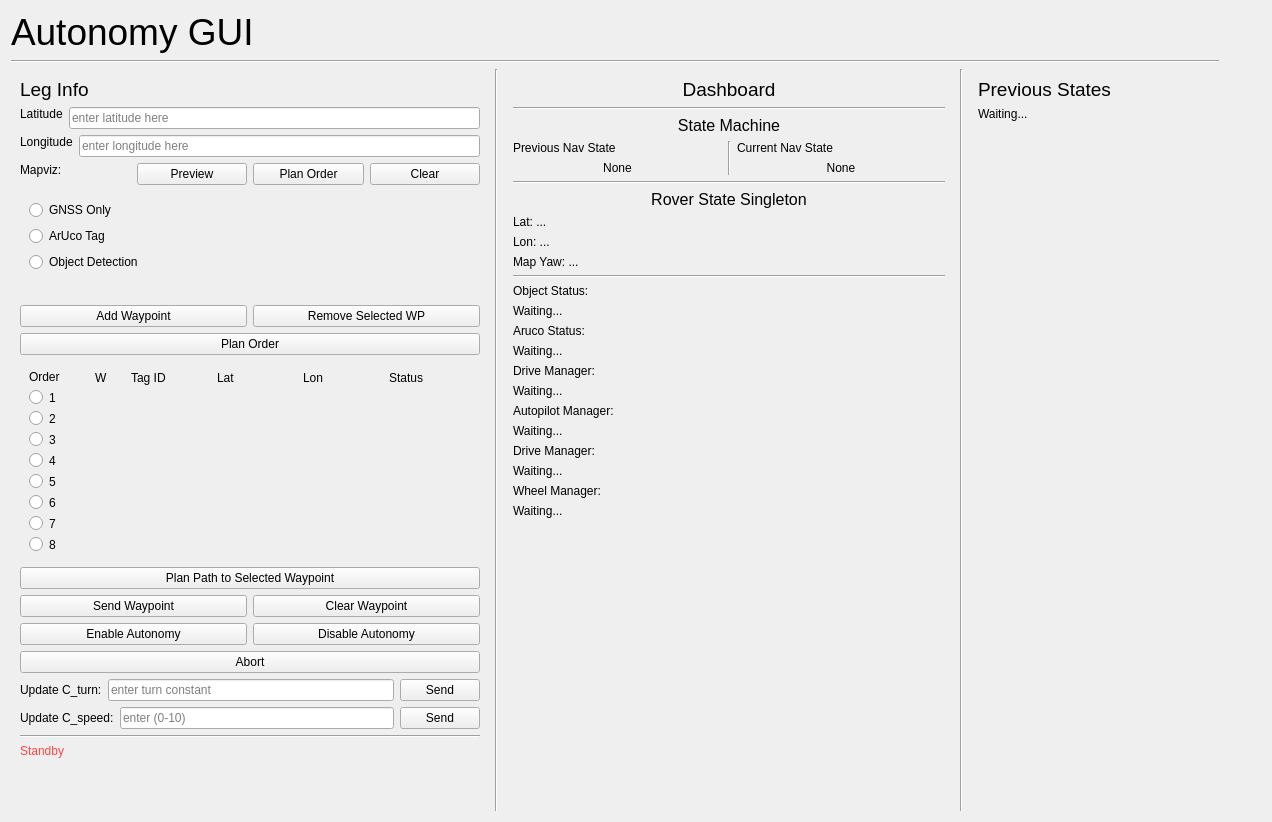
<?xml version="1.0" encoding="UTF-8"?>
<ui version="4.0">
 <class>Autonomy_GUI</class>
 <!-- Main Widget -->
 <widget class="QWidget" name="Autonomy_GUI">
  <!-- Widget Properties -->
  <property name="geometry">
   <rect>
    <x>0</x>
    <y>0</y>
    <width>1200</width>
    <height>800</height>
   </rect>
  </property>
  <property name="minimumSize">
   <size>
    <width>0</width>
    <height>0</height>
   </size>
  </property>
  <property name="windowTitle">
   <string>Autonomy Controls</string>
  </property>
  <!-- Main Widget Layout -->
  <layout class="QHBoxLayout" name="horizontalLayout_17">
   <item>
    <!-- Everything Widget -->
    <widget class="QWidget" name="everything" native="true">
     <!-- Everything Widget Properties -->
     <property name="minimumSize">
      <size>
       <width>1250</width>
       <height>800</height>
      </size>
     </property>
     <property name="maximumSize">
      <size>
       <width>1250</width>
       <height>800</height>
      </size>
     </property>
     <!-- Layout Widget -->
     <widget class="QWidget" name="layoutWidget">
      <!-- Layout Widget Layout -->
      <layout class="QVBoxLayout" name="verticalLayout_17">
       <property name="alignment">
        <set>Qt::AlignTop</set>
       </property>
       <!-- Gui Title (first item in column)-->
       <item>
        <widget class="QLabel" name="guiTitle">
         <property name="text">
          <string>&lt;html&gt;&lt;head/&gt;&lt;body&gt;&lt;p&gt;&lt;span style=&quot; font-size:28pt;&quot;&gt;Autonomy GUI&lt;/span&gt;&lt;/p&gt;&lt;/body&gt;&lt;/html&gt;</string>
         </property>
         <property name="scaledContents">
          <bool>false</bool>
         </property>
        </widget>
       </item>
       <!-- Horizontal Dividing Line (second item in column) -->
       <item>
        <widget class="Line" name="line_2">
         <property name="orientation">
          <enum>Qt::Horizontal</enum>
         </property>
        </widget>
       </item>
       <!-- All Gui Functions are included below -->
       <item>
        <!-- Main Row (with 2 columns) -->
        <layout class="QHBoxLayout" name="horizontalLayout_16">
         <property name="alignment">
          <set>Qt::AlignTop</set>
         </property>
         <!-- Column 1 Item -->
         <item alignment="Qt::AlignTop">
          <widget class="QWidget" name="column1_container">
           <property name="minimumWidth">
            <number>450</number>
           </property>
           <layout class="QVBoxLayout" name="verticalLayout_12">
            <property name="alignment">
             <set>Qt::AlignTop</set>
            </property>
            <!-- Left Column Label Item -->
            <item>
             <!-- Left Column Label Widget (Leg Info) -->
             <widget class="QLabel" name="LegInfoLabel">
              <property name="text">
               <string>&lt;html&gt;&lt;head/&gt;&lt;body&gt;&lt;p&gt;&lt;span style=&quot; font-size:14pt;&quot;&gt;Leg Info&lt;/span&gt;&lt;/p&gt;&lt;/body&gt;&lt;/html&gt;</string>
              </property>
              <property name="scaledContents">
               <bool>false</bool>
              </property>
             </widget>
            </item>
            <!-- latitude entry item -->
            <item>
             <layout class="QHBoxLayout" name="horizontalLayout_3">
              <property name="alignment">
               <set>Qt::AlignTop</set>
              </property>
              <!-- latitude label "lat" -->
              <item>
               <widget class="QLabel" name="LatitudeLabel">
                <property name="alignment">
                 <set>Qt::AlignTop</set>
                </property>
                <property name="text">
                 <string>Latitude</string>
                </property>
               </widget>
              </item>
              <!-- latitude text input area item -->
              <item>
               <widget class="QLineEdit" name="LatitudeInput">
                <property name="placeholderText">
                 <string>enter latitude here</string>
                </property>
               </widget>
              </item>
             </layout>
            </item>
            <!-- longitude entry item -->
            <item>
             <layout class="QHBoxLayout" name="horizontalLayout_3">
              <property name="alignment">
               <set>Qt::AlignTop</set>
              </property>
              <!-- longitude label "lat" -->
              <item>
               <widget class="QLabel" name="label_7">
                <property name="alignment">
                 <set>Qt::AlignTop</set>
                </property>
                <property name="text">
                 <string>Longitude</string>
                </property>
               </widget>
              </item>
              <!-- longitude text input area item -->
              <item>
               <widget class="QLineEdit" name="LongitudeInput">
                <property name="placeholderText">
                 <string>enter longitude here</string>
                </property>
               </widget>
              </item>
             </layout>
            </item>
            <!-- Horizontal Box for the Preview, Optimize Path and clear mapviz buttons -->
            <item>
             <layout class="QHBoxLayout" name="horizontalLayout_3">
              <property name="alignment">
               <set>Qt::AlignTop</set>
              </property>
              <!-- Mapviz Label -->
              <item>
               <widget class="QLabel" name="MapvizLabel">
                <property name="alignment">
                 <set>Qt::AlignTop</set>
                </property>
                <property name="text">
                 <string>Mapviz: </string>
                </property>
               </widget>
              </item>
              <!-- Preview Button -->
              <item>
               <widget class="QPushButton" name="PreviewMapvizButton">
                <property name="text">
                 <string>Preview</string>
                </property>
               </widget>
              </item>
              <!-- Plan Order Button -->
              <item>
               <widget class="QPushButton" name="PlanOrderMapvizButton">
                <property name="text">
                 <string>Plan Order</string>
                </property>
               </widget>
              </item>
              <!-- Clear Mapviz Button -->
              <item>
               <widget class="QPushButton" name="ClearMapvizButton">
                <property name="text">
                 <string>Clear</string>
                </property>
               </widget>
              </item>
             </layout>
            </item>
            <!-- Horizontal box for the leg type entry -->
            <item>
             <widget class="QWidget" name="LegEntryWidget">
              <property name="minimumHeight">
               <number>50</number>
              </property>
              <property name="maximumHeight">
               <number>100</number>
              </property>
              <layout class="QHBoxLayout" name="horizontalLayout_3">
               <property name="alignment">
                <set>Qt::AlignTop</set>
               </property>
               <!-- leg type selection item  -->
               <item>
                <layout class="QVBoxLayout" name="LegTypeSelectionLayout">
                 <property name="alignment">
                  <set>Qt::AlignTop</set>
                 </property>
                 <!-- GNSS Only Radio Button Item -->
                 <item>
                  <widget class="QRadioButton" name="GNSSRadioButton">
                   <property name="text">
                    <string>GNSS Only</string>
                   </property>
                  </widget>
                 </item>
                 <!-- ArUco Radio Button Item -->
                 <item>
                  <widget class="QRadioButton" name="ArUcoRadioButton">
                   <property name="text">
                    <string>ArUco Tag</string>
                   </property>
                  </widget>
                 </item>
                 <!-- Object Radio Button Item -->
                 <item>
                  <widget class="QRadioButton" name="ObjectRadioButton">
                   <property name="text">
                    <string>Object Detection</string>
                   </property>
                  </widget>
                 </item>
                </layout>
               </item>
               <!-- leg sub-selection options item  -->
               <item>
                <widget class="QStackedWidget" name="legsubselectionStackedWidget">
                 <!-- GNSS Subselection Options -->
                 <widget class="QWidget" name="GNSSPage">
                  <layout class="QVBoxLayout" name="verticalLayout_GNSSPage">
                   <property name="alignment">
                    <set>Qt::AlignTop</set>
                   </property>
                   <item>
                    <widget class="QLabel" name="labelGNSSPage">
                     <property name="alignment">
                      <set>Qt::AlignTop</set>
                     </property>
                     <property name="text">
                      <!-- Nothing needed for GNSS -->
                      <string></string>
                     </property>
                    </widget>
                   </item>
                  </layout>
                 </widget>
                 <!-- ArUco Tag Subselection Options (Tag IDs) -->
                 <widget class="QWidget" name="ArUcoPage">
                  <layout class="QVBoxLayout" name="ArucoSubselectionLayout">
                   <property name="alignment">
                    <set>Qt::AlignTop</set>
                   </property>
                   <!-- Tag 1 Radio Button Item -->
                   <item>
                    <widget class="QRadioButton" name="Tag1RadioButton">
                     <property name="text">
                      <string>Tag ID 1</string>
                     </property>
                    </widget>
                   </item>
                   <!-- Tag 2 Radio Button Item -->
                   <item>
                    <widget class="QRadioButton" name="Tag2RadioButton">
                     <property name="text">
                      <string>Tag ID 2</string>
                     </property>
                    </widget>
                   </item>
                   <!-- Tag 3 Radio Button Item -->
                   <item>
                    <widget class="QRadioButton" name="Tag3RadioButton">
                     <property name="text">
                      <string>Tag ID 3</string>
                     </property>
                    </widget>
                   </item>
                  </layout>
                 </widget>
                 <!-- Object Detection Subselection Options -->
                 <widget class="QWidget" name="ObjectPage">
                  <layout class="QVBoxLayout" name="ObjectSubselectionLayout">
                   <property name="alignment">
                    <set>Qt::AlignTop</set>
                   </property>
                   <!-- Bottle Radio Button Item -->
                   <item>
                    <widget class="QRadioButton" name="BottleRadioButton">
                     <property name="text">
                      <string>Bottle</string>
                     </property>
                    </widget>
                   </item>
                   <!-- Mallet Radio Button Item -->
                   <item>
                    <widget class="QRadioButton" name="MalletRadioButton">
                     <property name="text">
                      <string>Mallet</string>
                     </property>
                    </widget>
                   </item>
                  </layout>
                 </widget>
                </widget>
               </item>
              </layout>
             </widget>
            </item>
            <!-- Add Waypoint Button -->
            <item>
             <layout class="QHBoxLayout" name="horizontalLayout_10">
              <property name="alignment">
               <set>Qt::AlignTop</set>
              </property>
              <!-- Add Waypoint Button -->
              <item>
               <widget class="QPushButton" name="AddWaypointButton">
                <property name="text">
                 <string>Add Waypoint</string>
                </property>
               </widget>
              </item>
              <!-- Remove Waypoint Button -->
              <item>
               <widget class="QPushButton" name="RemoveSelectedWaypointButton">
                <property name="text">
                 <string>Remove Selected WP</string>
                </property>
               </widget>
              </item>
             </layout>
            </item>
            <!-- Plan Order Button -->
            <item>
             <widget class="QPushButton" name="PlanOrderButton">
              <property name="text">
               <string>Plan Order</string>
              </property>
             </widget>
            </item>
            <!-- Waypoint List Interface -->
            <item>
             <!-- Waypoint List Horizontal Box -->
             <layout class="QHBoxLayout" name="WaypointListLayout">
              <property name="alignment">
               <set>Qt::AlignCenter</set>
              </property>
              <!-- Waypoint List -->
              <!-- Column 1 Order and Radio Buttons -->
              <item>
               <widget class="QWidget" name="WaypointListRadioButtons">
                <property name="minimumSize">
                 <size>
                    <width>60</width>
                    <height>200</height>
                 </size>
                </property>
                <property name="maximumSize">
                 <size>
                    <width>60</width>
                    <height>200</height>
                 </size>
                </property>
                <layout class="QVBoxLayout" name="WaypointListRadioButtonsLayout">
                 <item>
                  <widget class="QLabel" name="OrderLabel">
                   <property name="text">
                    <string>Order</string>
                   </property>
                  </widget>
                 </item>
                 <item>
                  <widget class="QRadioButton" name="WP1RadioButton">
                   <property name="text"><string>1</string></property>
                  </widget>
                 </item>
                 <item>
                  <widget class="QRadioButton" name="WP2RadioButton">
                   <property name="text"><string>2</string></property>
                  </widget>
                 </item>
                 <item>
                  <widget class="QRadioButton" name="WP3RadioButton">
                   <property name="text"><string>3</string></property>
                  </widget>
                 </item>
                 <item>
                  <widget class="QRadioButton" name="WP4RadioButton">
                   <property name="text"><string>4</string></property>
                  </widget>
                 </item>
                 <item>
                  <widget class="QRadioButton" name="WP5RadioButton">
                   <property name="text"><string>5</string></property>
                  </widget>
                 </item>
                 <item>
                  <widget class="QRadioButton" name="WP6RadioButton">
                   <property name="text"><string>6</string></property>
                  </widget>
                 </item><item>
                  <widget class="QRadioButton" name="WP7RadioButton">
                   <property name="text"><string>7</string></property>
                  </widget>
                 </item>
                 <item>
                  <widget class="QRadioButton" name="WP8RadioButton">
                   <property name="text"><string>8</string></property>
                  </widget>
                 </item>
                </layout>
               </widget>
              </item>
              <!-- Column 2 Waypoint -->
              <item>
               <widget class="QWidget" name="WaypointListWaypoint">
                <property name="minimumSize">
                 <size>
                    <width>30</width>
                    <height>200</height>
                 </size>
                </property>
                <property name="maximumSize">
                 <size>
                    <width>30</width>
                    <height>200</height>
                 </size>
                </property>
                <layout class="QVBoxLayout" name="WaypointListWaypointLayout">
                 <item>
                  <widget class="QLabel" name="WPLabel">
                   <property name="text">
                    <string>WP</string>
                   </property>
                  </widget>
                 </item>
                 <item>
                  <widget class="QLabel" name="WP1Label">
                   <property name="text"><string> </string></property>
                  </widget>
                 </item>
                 <item>
                  <widget class="QLabel" name="WP2Label">
                   <property name="text"><string> </string></property>
                  </widget>
                 </item>
                 <item>
                  <widget class="QLabel" name="WP3Label">
                   <property name="text"><string> </string></property>
                  </widget>
                 </item>
                 <item>
                  <widget class="QLabel" name="WP4Label">
                   <property name="text"><string> </string></property>
                  </widget>
                 </item>
                 <item>
                  <widget class="QLabel" name="WP5Label">
                   <property name="text"><string> </string></property>
                  </widget>
                 </item>
                 <item>
                  <widget class="QLabel" name="WP6Label">
                   <property name="text"><string> </string></property>
                  </widget>
                 </item><item>
                  <widget class="QLabel" name="WP7Label">
                   <property name="text"><string> </string></property>
                  </widget>
                 </item>
                 <item>
                  <widget class="QLabel" name="WP8Label">
                   <property name="text"><string> </string></property>
                  </widget>
                 </item>
                </layout>
               </widget>
              </item>
              <!-- Column 3 Tag ID -->
              <item>
               <widget class="QWidget" name="WaypointListTagID">
                <property name="minimumSize">
                 <size>
                    <width>80</width>
                    <height>200</height>
                 </size>
                </property>
                <property name="maximumSize">
                 <size>
                    <width>80</width>
                    <height>200</height>
                 </size>
                </property>
                <layout class="QVBoxLayout" name="WaypointListTagIDLayout">
                 <item>
                  <widget class="QLabel" name="TagIDLabel">
                   <property name="text">
                    <string>Tag ID</string>
                   </property>
                  </widget>
                 </item>
                 <item>
                  <widget class="QLabel" name="TagID1Label">
                   <property name="text"><string> </string></property>
                  </widget>
                 </item>
                 <item>
                  <widget class="QLabel" name="TagID2Label">
                   <property name="text"><string> </string></property>
                  </widget>
                 </item>
                 <item>
                  <widget class="QLabel" name="TagID3Label">
                   <property name="text"><string> </string></property>
                  </widget>
                 </item>
                 <item>
                  <widget class="QLabel" name="TagID4Label">
                   <property name="text"><string> </string></property>
                  </widget>
                 </item>
                 <item>
                  <widget class="QLabel" name="TagID5Label">
                   <property name="text"><string> </string></property>
                  </widget>
                 </item>
                 <item>
                  <widget class="QLabel" name="TagID6Label">
                   <property name="text"><string> </string></property>
                  </widget>
                 </item><item>
                  <widget class="QLabel" name="TagID7Label">
                   <property name="text"><string> </string></property>
                  </widget>
                 </item>
                 <item>
                  <widget class="QLabel" name="TagID8Label">
                   <property name="text"><string> </string></property>
                  </widget>
                 </item>
                </layout>
               </widget>
              </item>
              <!-- Column 4 Lat -->
              <item>
               <widget class="QWidget" name="WaypointListLat">
                <property name="minimumSize">
                 <size>
                    <width>80</width>
                    <height>200</height>
                 </size>
                </property>
                <property name="maximumSize">
                 <size>
                    <width>80</width>
                    <height>200</height>
                 </size>
                </property>
                <layout class="QVBoxLayout" name="WaypointListLatLayout">
                 <item>
                  <widget class="QLabel" name="LatLabel">
                   <property name="text">
                    <string>Lat</string>
                   </property>
                  </widget>
                 </item>
                 <item>
                  <widget class="QLabel" name="Lat1Label">
                   <property name="text"><string> </string></property>
                  </widget>
                 </item>
                 <item>
                  <widget class="QLabel" name="Lat2Label">
                   <property name="text"><string> </string></property>
                  </widget>
                 </item>
                 <item>
                  <widget class="QLabel" name="Lat3Label">
                   <property name="text"><string> </string></property>
                  </widget>
                 </item>
                 <item>
                  <widget class="QLabel" name="Lat4Label">
                   <property name="text"><string> </string></property>
                  </widget>
                 </item>
                 <item>
                  <widget class="QLabel" name="Lat5Label">
                   <property name="text"><string> </string></property>
                  </widget>
                 </item>
                 <item>
                  <widget class="QLabel" name="Lat6Label">
                   <property name="text"><string> </string></property>
                  </widget>
                 </item><item>
                  <widget class="QLabel" name="Lat7Label">
                   <property name="text"><string> </string></property>
                  </widget>
                 </item>
                 <item>
                  <widget class="QLabel" name="Lat8Label">
                   <property name="text"><string> </string></property>
                  </widget>
                 </item>
                </layout>
               </widget>
              </item>
              <!-- Column 5 Lon -->
              <item>
               <widget class="QWidget" name="WaypointListLon">
                <property name="minimumSize">
                 <size>
                    <width>80</width>
                    <height>200</height>
                 </size>
                </property>
                <property name="maximumSize">
                 <size>
                    <width>80</width>
                    <height>200</height>
                 </size>
                </property>
                <layout class="QVBoxLayout" name="WaypointListLonLayout">
                 <item>
                  <widget class="QLabel" name="LonLabel">
                   <property name="text">
                    <string>Lon</string>
                   </property>
                  </widget>
                 </item>
                 <item>
                  <widget class="QLabel" name="Lon1Label">
                   <property name="text"><string> </string></property>
                  </widget>
                 </item>
                 <item>
                  <widget class="QLabel" name="Lon2Label">
                   <property name="text"><string> </string></property>
                  </widget>
                 </item>
                 <item>
                  <widget class="QLabel" name="Lon3Label">
                   <property name="text"><string> </string></property>
                  </widget>
                 </item>
                 <item>
                  <widget class="QLabel" name="Lon4Label">
                   <property name="text"><string> </string></property>
                  </widget>
                 </item>
                 <item>
                  <widget class="QLabel" name="Lon5Label">
                   <property name="text"><string> </string></property>
                  </widget>
                 </item>
                 <item>
                  <widget class="QLabel" name="Lon6Label">
                   <property name="text"><string> </string></property>
                  </widget>
                 </item><item>
                  <widget class="QLabel" name="Lon7Label">
                   <property name="text"><string> </string></property>
                  </widget>
                 </item>
                 <item>
                  <widget class="QLabel" name="Lon8Label">
                   <property name="text"><string> </string></property>
                  </widget>
                 </item>
                </layout>
               </widget>
              </item>
              <!-- Column 6 Status -->
              <item>
               <widget class="QWidget" name="WaypointListStatus">
                <property name="minimumSize">
                 <size>
                    <width>100</width>
                    <height>200</height>
                 </size>
                </property>
                <property name="maximumSize">
                 <size>
                    <width>100</width>
                    <height>200</height>
                 </size>
                </property>
                <layout class="QVBoxLayout" name="WaypointListStatusLayout">
                 <item>
                  <widget class="QLabel" name="StatusLabel">
                   <property name="text">
                    <string>Status</string>
                   </property>
                  </widget>
                 </item>
                 <item>
                  <widget class="QLabel" name="Status1Label">
                   <property name="text"><string> </string></property>
                  </widget>
                 </item>
                 <item>
                  <widget class="QLabel" name="Status2Label">
                   <property name="text"><string> </string></property>
                  </widget>
                 </item>
                 <item>
                  <widget class="QLabel" name="Status3Label">
                   <property name="text"><string> </string></property>
                  </widget>
                 </item>
                 <item>
                  <widget class="QLabel" name="Status4Label">
                   <property name="text"><string> </string></property>
                  </widget>
                 </item>
                 <item>
                  <widget class="QLabel" name="Status5Label">
                   <property name="text"><string> </string></property>
                  </widget>
                 </item>
                 <item>
                  <widget class="QLabel" name="Status6Label">
                   <property name="text"><string> </string></property>
                  </widget>
                 </item><item>
                  <widget class="QLabel" name="Status7Label">
                   <property name="text"><string> </string></property>
                  </widget>
                 </item>
                 <item>
                  <widget class="QLabel" name="Status8Label">
                   <property name="text"><string> </string></property>
                  </widget>
                 </item>
                </layout>
               </widget>
              </item>
             </layout>
            </item>
            <!-- Plan Path to Selected Waypoint Button -->
            <item>
             <widget class="QPushButton" name="PlanPathButton">
              <property name="text">
               <string>Plan Path to Selected Waypoint</string>
              </property>
             </widget>
            </item>
            <!-- Send Waypoint and Clear Waypoints Buttons -->
            <item>
             <layout class="QHBoxLayout" name="horizontalLayout_10">
              <property name="alignment">
               <set>Qt::AlignTop</set>
              </property>
              <!-- Send Waypoint Button -->
              <item>
               <widget class="QPushButton" name="SendWaypointButton">
                <property name="text">
                 <string>Send Waypoint</string>
                </property>
               </widget>
              </item>
              <!-- Clear Waypoint Button -->
              <item>
               <widget class="QPushButton" name="ClearWaypointButton">
                <property name="text">
                 <string>Clear Waypoint</string>
                </property>
               </widget>
              </item>
             </layout>
            </item>
            <!-- Enable and Disable Autonomy Buttons -->
            <item>
             <layout class="QHBoxLayout" name="horizontalLayout_9">
              <property name="alignment">
               <set>Qt::AlignTop</set>
              </property>
              <!-- Enable Autonomy Button  -->
              <item>
               <widget class="QPushButton" name="EnableAutonomyButton">
                <property name="text">
                 <string>Enable Autonomy</string>
                </property>
               </widget>
              </item>
              <!-- Disable Autonomy Button  -->
              <item>
               <widget class="QPushButton" name="DisableAutonomyButton">
               <property name="text">
                <string>Disable Autonomy</string>
               </property>
               </widget>
              </item>
             </layout>
            </item>
            <!-- Abort Button -->
            <item>
             <widget class="QPushButton" name="AbortButton">
              <property name="text">
               <string>Abort</string>
              </property>
             </widget>
            </item>
            <!-- Turn Constant Setting Item -->
            <item>
             <layout class="QHBoxLayout" name="horizontalLayout_3">
              <property name="alignment">
               <set>Qt::AlignTop</set>
              </property>
              <!-- Turn Constant Label -->
              <item>
               <widget class="QLabel" name="TurnConstantLabel">
                <property name="text">
                 <string>Update C_turn:</string>
                </property>
               </widget>
              </item>
              <!-- Turn Constant Input -->
              <item>
               <widget class="QLineEdit" name="TurnConstantInput">
                <property name="placeholderText">
                 <string>enter turn constant</string>
                </property>
               </widget>
              </item>
              <!-- Send Turn Constant Button -->
              <item>
               <widget class="QPushButton" name="SetTurnConstantButton">
                <property name="text">
                 <string>Send</string>
                </property>
               </widget>
              </item>
             </layout>
            </item>
            <!-- Speed Constant Setting Item -->
            <item>
             <layout class="QHBoxLayout" name="horizontalLayout_3">
              <property name="alignment">
               <set>Qt::AlignTop</set>
              </property>
              <!-- Turn Constant Label -->
              <item>
               <widget class="QLabel" name="SpeedConstantLabel">
                <property name="text">
                 <string>Update C_speed:</string>
                </property>
               </widget>
              </item>
              <!-- Turn Constant Input -->
              <item>
               <widget class="QLineEdit" name="SpeedConstantInput">
                <property name="placeholderText">
                 <string>enter (0-10)</string>
                </property>
               </widget>
              </item>
              <!-- Send Turn Constant Button -->
              <item>
               <widget class="QPushButton" name="SetSpeedConstantButton">
                <property name="text">
                 <string>Send</string>
                </property>
               </widget>
              </item>
             </layout>
            </item>
            <!-- Horizontal Dividing Line -->
            <item>
             <widget class="Line" name="line_3">
              <property name="orientation">
               <enum>Qt::Horizontal</enum>
              </property>
             </widget>
            </item>
            <!-- Error/Success Messages Item -->
            <item>
             <widget class="QLabel" name="logger_label">
              <property name="alignment">
               <set>Qt::AlignCenter</set>
               <set>Qt::AlignTop</set>
              </property>
              <property name="text">
               <string>Standby</string>
              </property>
              <property name="styleSheet">
               <string>color:rgb(255, 68, 68);</string>
              </property>
              <property name="scaledContents">
               <bool>false</bool>
              </property>
             </widget>
            </item>
           </layout>
          </widget>
         </item>
         <!-- Vertical Dividing Line (divides the 2 columns)-->
         <item>
          <widget class="Line" name="line">
           <property name="orientation">
            <enum>Qt::Vertical</enum>
           </property>
          </widget>
         </item>
         <!-- Column 2 Item -->
         <item>
          <widget class="QWidget" name="column2_container">
           <property name="minimumSize">
            <size>
             <width>450</width>
             <height>800</height>
            </size>
           </property>
           <property name="maximumSize">
            <size>
             <width>450</width>
             <height>800</height>
            </size>
           </property>
           <layout class="QVBoxLayout" name="verticalLayout_10">
            <property name="alignment">
             <set>Qt::AlignTop</set>
            </property>
            <!-- Right Column Label (Dashboard) Item -->
            <item>
             <!-- Right Column Label Widget (Dashboard) -->
             <widget class="QLabel" name="DashboardLabel">
              <property name="text">
               <string>&lt;html&gt;&lt;head/&gt;&lt;body&gt;&lt;p&gt;&lt;span style=&quot; font-size:14pt;&quot;&gt;Dashboard&lt;/span&gt;&lt;/p&gt;&lt;/body&gt;&lt;/html&gt;</string>
              </property>
              <property name="scaledContents">
               <bool>false</bool>
              </property>
              <property name="alignment">
               <set>Qt::AlignCenter</set>
              </property>
             </widget>
            </item>
            <!-- Horizontal Dividing Line -->
            <item>
             <widget class="Line" name="line_3">
              <property name="orientation">
               <enum>Qt::Horizontal</enum>
              </property>
             </widget>
            </item>
            <!-- State Machine Dash Section Label Item -->
            <item>
             <!-- State Machine Dash Section Label -->
             <widget class="QLabel" name="StateMachineLabel">
              <property name="text">
               <string>&lt;html&gt;&lt;head/&gt;&lt;body&gt;&lt;p&gt;&lt;span style=&quot; font-size:12pt;&quot;&gt;State Machine&lt;/span&gt;&lt;/p&gt;&lt;/body&gt;&lt;/html&gt;</string>
              </property>
              <property name="scaledContents">
               <bool>false</bool>
              </property>
              <property name="alignment">
               <set>Qt::AlignCenter</set>
              </property>
             </widget>
            </item>
            <!-- State Machine previous and current Navigation states Item -->
            <item>
             <layout class="QHBoxLayout" name="horizontalLayout_5">
              <!-- Vertical Box that has the PREVIOUS state -->
              <item>
               <layout class="QVBoxLayout" name="verticalLayout_11">
                <item>
                 <widget class="QLabel" name="PreviousNavStateLabel">
                  <property name="text">
                   <string>Previous Nav State</string>
                  </property>
                 </widget>
                </item>
                <item>
                 <widget class="QLabel" name="PreviousNavStateDisplay">
                  <property name="text">
                   <string>None</string>
                  </property>
                  <property name="alignment">
                   <set>Qt::AlignCenter</set>
                  </property>
                 </widget>
                </item>
               </layout>
              </item>
              <!-- Vertical Dividing Line (divides previous and current state columns) -->
              <item>
               <widget class="Line" name="line">
                <property name="orientation">
                 <enum>Qt::Vertical</enum>
                </property>
               </widget>
              </item>
              <!-- Vertical Box that has the CURRENT state -->
              <item>
               <layout class="QVBoxLayout" name="verticalLayout_11">
                <item>
                 <widget class="QLabel" name="CurrentNavStateLabel">
                  <property name="text">
                   <string>Current Nav State</string>
                  </property>
                 </widget>
                </item>
                <item>
                 <widget class="QLabel" name="CurrentNavStateDisplay">
                  <property name="text">
                   <string>None</string>
                  </property>
                  <property name="alignment">
                   <set>Qt::AlignCenter</set>
                  </property>
                 </widget>
                </item>
               </layout>
              </item>
             </layout>
            </item>
            <!-- Horizontal Dividing Line -->
            <item>
             <widget class="Line" name="line_3">
              <property name="orientation">
               <enum>Qt::Horizontal</enum>
              </property>
             </widget>
            </item>
            <!-- Rover State Singleton -->
            <item>
             <!-- Rover State Singleton Dash Section Label -->
             <widget class="QLabel" name="StateMachineLabel">
              <property name="text">
               <string>&lt;html&gt;&lt;head/&gt;&lt;body&gt;&lt;p&gt;&lt;span style=&quot; font-size:12pt;&quot;&gt;Rover State Singleton&lt;/span&gt;&lt;/p&gt;&lt;/body&gt;&lt;/html&gt;</string>
              </property>
              <property name="scaledContents">
               <bool>false</bool>
              </property>
              <property name="alignment">
               <set>Qt::AlignCenter</set>
              </property>
             </widget>
            </item>
            <!-- Vertical Box that has Rover State Singleton Status Items -->
            <item>
             <layout class="QVBoxLayout" name="verticalLayout_11">
              <!-- Rover State Singleton Lat -->
              <item>
               <widget class="QLabel" name="RoverStateLat">
                <property name="text">
                 <string>Lat: ...</string>
                </property>
               </widget>
              </item>
              <!-- Rover State Singleton Lon -->
              <item>
               <widget class="QLabel" name="RoverStateLon">
                <property name="text">
                 <string>Lon: ...</string>
                </property>
               </widget>
              </item>
              <!-- Rover State Singleton Map Yaw -->
              <item>
               <widget class="QLabel" name="RoverStateMapYaw">
                <property name="text">
                 <string>Map Yaw: ...</string>
                </property>
               </widget>
              </item>
             </layout>
            </item>
            <!-- Horizontal Dividing Line -->
            <item>
             <widget class="Line" name="line_3">
              <property name="orientation">
               <enum>Qt::Horizontal</enum>
              </property>
             </widget>
            </item>
            <!-- Status Items -->
            <item>
             <layout class="QVBoxLayout" name="verticalLayout_">
              <!-- ObjDetTog status -->
              <item>
               <layout class="QVBoxLayout" name="verticalLayout_11">
               <!-- Object Detection -->
                <item>
                 <widget class="QLabel" name="ObjLabel">
                  <property name="text">
                   <string>Object Status:</string>
                  </property>
                  <property name="alignment">
                   <set>Qt::AlignLeft</set>
                  </property>
                 </widget>
                </item>
                <item>
                 <widget class="QLabel" name="ObjStatus">
                  <property name="text">
                   <string>Waiting...</string>
                  </property>
                  <property name="alignment">
                   <set>Qt::AlignLeft</set>
                  </property>
                 </widget>
                </item>
                <!-- Aruco Detection -->
                <item>
                 <widget class="QLabel" name="ObjLabel">
                  <property name="text">
                   <string>Aruco Status:</string>
                  </property>
                  <property name="alignment">
                   <set>Qt::AlignLeft</set>
                  </property>
                 </widget>
                </item>
                <item>
                 <widget class="QLabel" name="ArucoStatus">
                  <property name="text">
                   <string>Waiting...</string>
                  </property>
                  <property name="alignment">
                   <set>Qt::AlignLeft</set>
                  </property>
                 </widget>
                </item>
                <!-- Autopilot commands -->
                <item>
                 <widget class="QLabel" name="DriveManagerLabel">
                  <property name="text">
                   <string>Drive Manager:</string>
                  </property>
                  <property name="alignment">
                   <set>Qt::AlignLeft</set>
                  </property>
                 </widget>
                </item>
                <item>
                 <widget class="QLabel" name="AutopilotCmds">
                  <property name="text">
                   <string>Waiting...</string>
                  </property>
                  <property name="alignment">
                   <set>Qt::AlignLeft</set>
                  </property>
                 </widget>
                </item>
                <!-- Rover Velocity Commands -->
                <item>
                 <widget class="QLabel" name="AutopilotManagerLabel">
                  <property name="text">
                   <string>Autopilot Manager:</string>
                  </property>
                  <property name="alignment">
                   <set>Qt::AlignLeft</set>
                  </property>
                 </widget>
                </item>
                <item>
                 <widget class="QLabel" name="VelocityCmds">
                  <property name="text">
                   <string>Waiting...</string>
                  </property>
                  <property name="alignment">
                   <set>Qt::AlignLeft</set>
                  </property>
                 </widget>
                </item>
                <!-- Wheel velocity commands -->
                <item>
                 <widget class="QLabel" name="DriveManagerLabel">
                  <property name="text">
                   <string>Drive Manager:</string>
                  </property>
                  <property name="alignment">
                   <set>Qt::AlignLeft</set>
                  </property>
                 </widget>
                </item>
                <item>
                 <widget class="QLabel" name="WheelVelocityCmds">
                  <property name="text">
                   <string>Waiting...</string>
                  </property>
                  <property name="alignment">
                   <set>Qt::AlignLeft</set>
                  </property>
                 </widget>
                </item>
                <!--  IWC Motor Commands-->
                <item>
                 <widget class="QLabel" name="WheelManagerLabel">
                  <property name="text">
                   <string>Wheel Manager:</string>
                  </property>
                  <property name="alignment">
                   <set>Qt::AlignLeft</set>
                  </property>
                 </widget>
                </item>
                <item>
                 <widget class="QLabel" name="IWCCmds">
                  <property name="text">
                   <string>Waiting...</string>
                  </property>
                  <property name="alignment">
                   <set>Qt::AlignLeft</set>
                  </property>
                 </widget>
                </item>
               </layout>
              </item>
             </layout>
            </item>
           </layout>
          </widget>
         </item>
        <!-- Vertical Dividing Line (divides the 2 columns)-->
         <item>
          <widget class="Line" name="line">
           <property name="orientation">
            <enum>Qt::Vertical</enum>
           </property>
          </widget>
         </item>
        <!-- Column 3 Item -->
         <item alignment="Qt::AlignTop">
          <widget class="QWidget" name="column3_container">
           <property name="minimumSize">
            <size>
             <width>250</width>
             <height>500</height>
            </size>
           </property>
           <property name="maximumSize">
            <size>
             <width>250</width>
             <height>500</height>
            </size>
           </property>
           <!-- Column 3 Layout (Previous State Column) -->
           <layout class="QVBoxLayout" name="verticalLayout_13">
            <property name="alignment">
             <set>Qt::AlignTop</set>
            </property>
            <!-- Right Column Label Item -->
            <item alignment="Qt::AlignTop">
             <!-- Right Column Label Widget (Previous States) -->
             <widget class="QLabel" name="LegInfoLabel">
              <property name="text">
               <string>&lt;html&gt;&lt;head/&gt;&lt;body&gt;&lt;p&gt;&lt;span style=&quot; font-size:14pt;&quot;&gt;Previous States&lt;/span&gt;&lt;/p&gt;&lt;/body&gt;&lt;/html&gt;</string>
              </property>
              <property name="scaledContents">
               <bool>false</bool>
              </property>
              <property name="alignment">
               <set>Qt::AlignTop</set>
              </property>
             </widget>
            </item>
            <item>
             <widget class="QLabel" name="PreviousStatesList">
              <property name="text">
               <string>Waiting...</string>
              </property>
              <property name="alignment">
                <set>Qt::AlignLeft</set>
              </property>
             </widget>
            </item>
           </layout>
          </widget>
         </item>
        </layout>
       </item>
      </layout>
     </widget>
    </widget>
   </item>
  </layout>
 </widget>
 <resources/>
 <connections/>
</ui>
